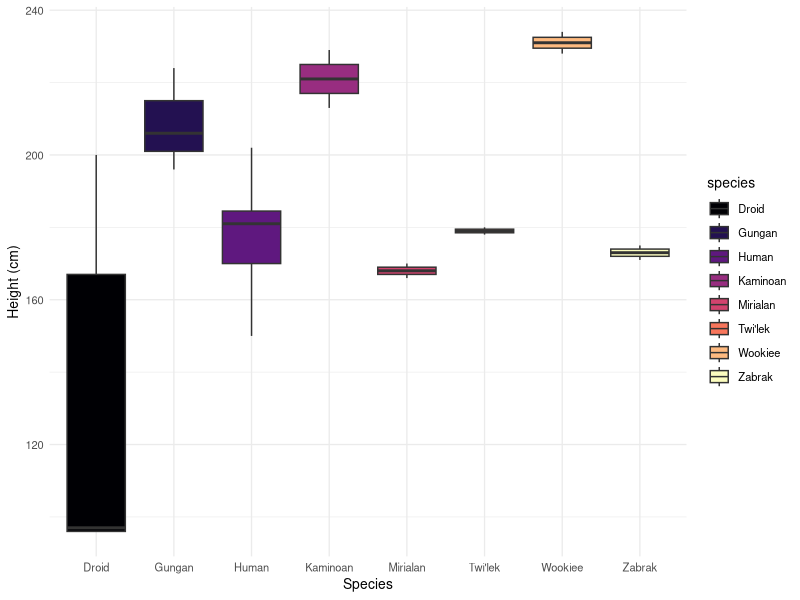
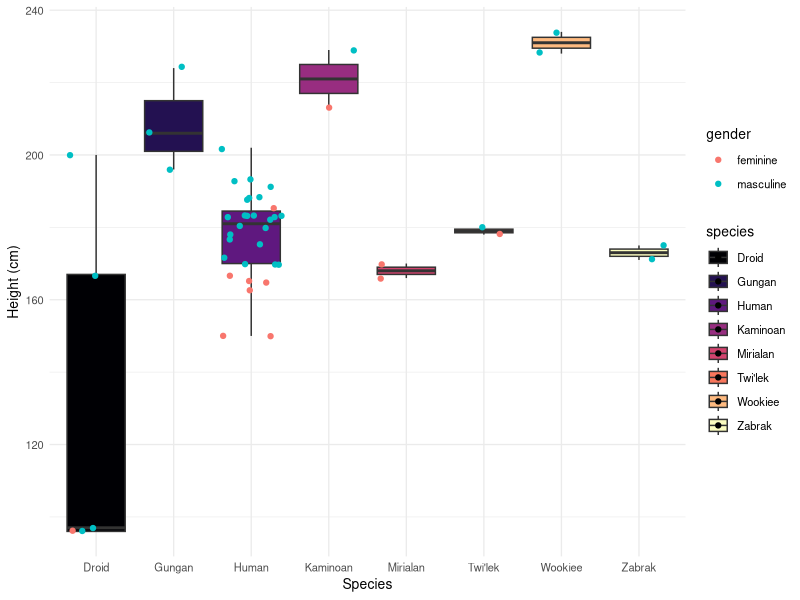
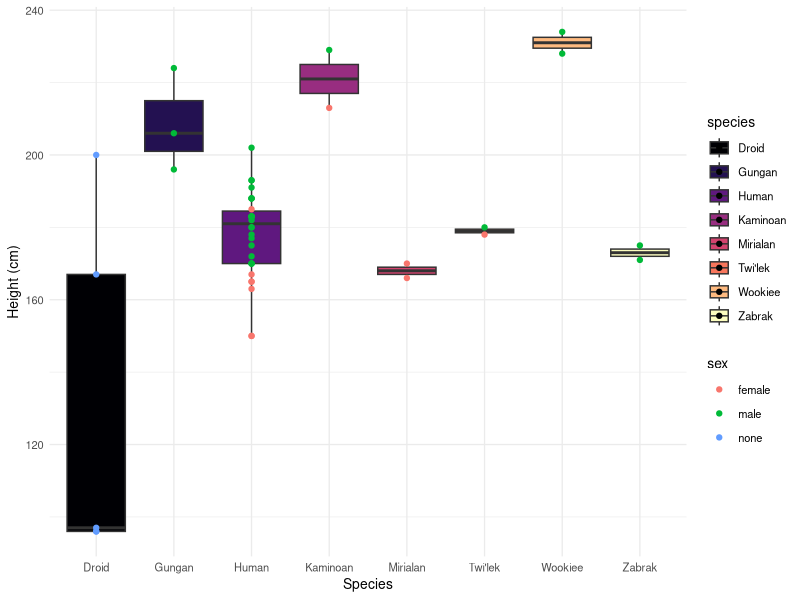
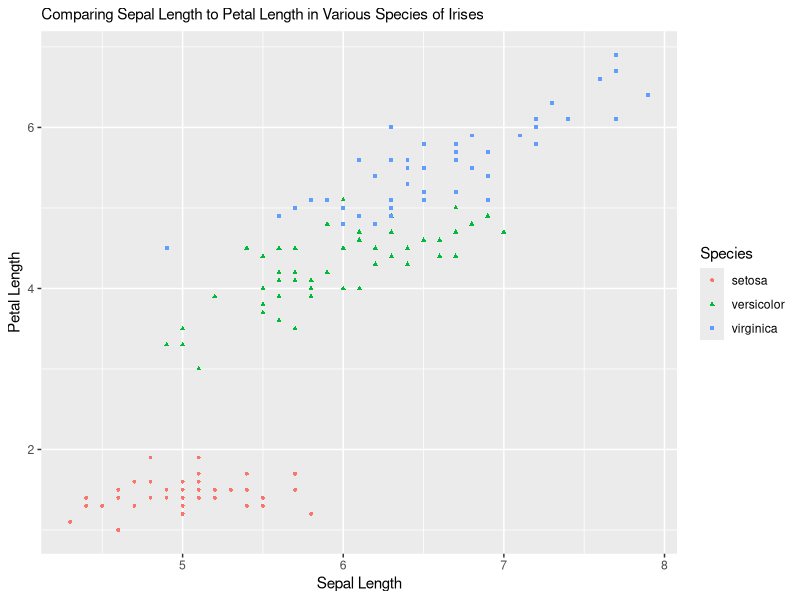
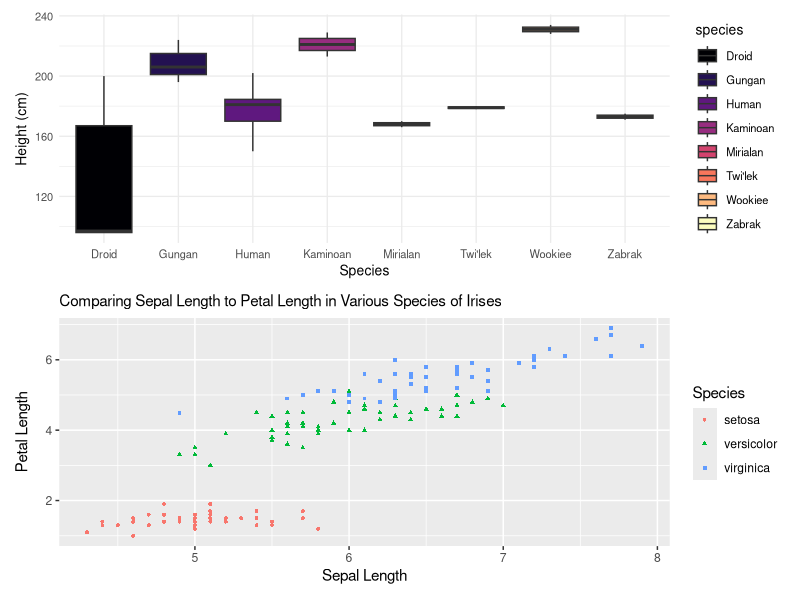

Write R code to recreate these figures, in order.
## ---- chunk 1
library(dplyr)
data(starwars)

newtibble<-starwars %>%
  group_by(species) %>%
  summarize(TotalNumber=n(), .groups='drop')

starwars_speciesgr1<-filter(newtibble, TotalNumber > 1)
print(starwars_speciesgr1)
## ---- chunk 2
glimpse(starwars_speciesgr1)
nottypelist<-filter(starwars, species %in% c("Droid", "Gungan", "Human", "Kaminoan", "Mirialan", "Twi'lek", "Wookiee", "Zabrak")) # subsetting characters with these names
print(nottypelist)
## ---- chunk 3
anyNA(nottypelist)

cleanstarwars_height<-nottypelist[complete.cases(nottypelist[,2]),] # removes NA in second column (height)
print(cleanstarwars_height)
## ---- chunk 4
starwars_heightsummary<-cleanstarwars_height %>%
  group_by(species) %>%
  summarize(meanHeight=mean(height), medHeight=median(height), stdevHeight=sd(height), .groups='drop')
print(starwars_heightsummary)
## ---- chunk 5
library(ggplot2)
library(viridis)
cols<-viridis(8, option = "magma")
starwars_heightboxplot<-ggplot(data=cleanstarwars_height, aes(x=species,y=height, fill=species)) +
  geom_boxplot() +
  scale_fill_manual(values=cols) +
  xlab("Species") + # add x axis label
  ylab("Height (cm)") +
  theme_minimal(base_size=10)
print(starwars_heightboxplot)
## ---- chunk 6
starwars_heightboxplot +
  geom_jitter(aes(colour = gender))

starwars_heightboxplot +
  geom_point(aes(colour = sex))
## ---- chunk 7
i1<-ggplot(data=iris, mapping=aes(x=Sepal.Length, y=Petal.Length, color=Species, shape=Species)) +
  geom_point(size=1) +
  xlab("Sepal Length") +
  ylab("Petal Length") +
  labs(title="Comparing Sepal Length to Petal Length in Various Species of Irises") +
  theme(plot.title = element_text(size=11))
i1
## ---- chunk 8
library(patchwork)
starwars_heightboxplot / i1
